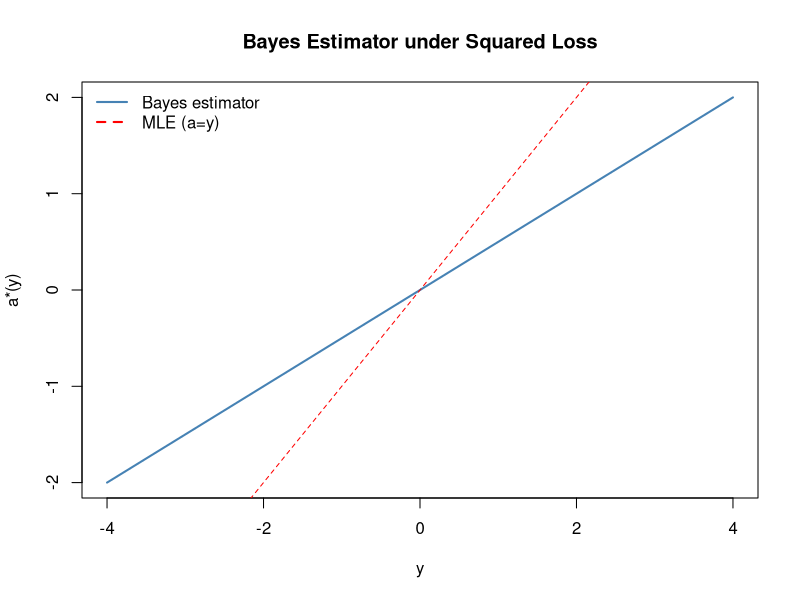
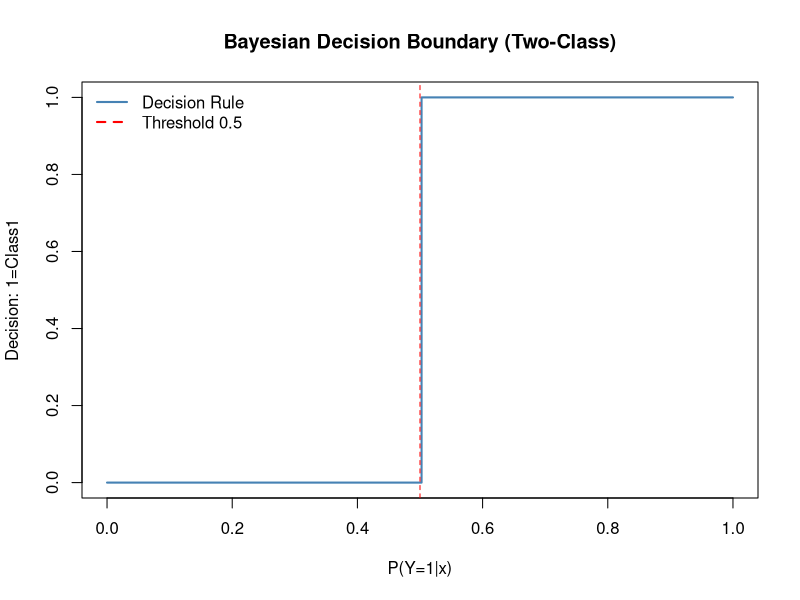
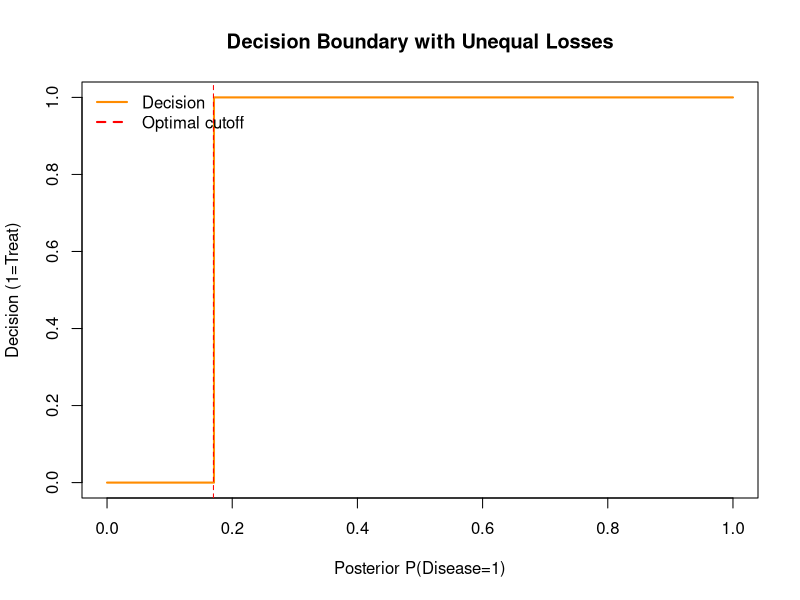

Write the R code that produced these figures, in order.
## ---- chunk 1
set.seed(7)
y <- seq(-4, 4, length=100)
bayes_est <- y/2
plot(y, bayes_est, type="l", lwd=2, col="steelblue",
     main="Bayes Estimator under Squared Loss", xlab="y", ylab="a*(y)")
abline(a=0, b=1, col="red", lty=2)
legend("topleft", legend=c("Bayes estimator","MLE (a=y)"),
       col=c("steelblue","red"), lwd=2, lty=c(1,2), bty="n")
## ---- chunk 2
set.seed(8)
theta_draws <- rnorm(5000, mean=1, sd=1)
mean(theta_draws > 0)   # posterior probability of H1
## ---- chunk 3
theta_post <- rnorm(5000, mean=2, sd=1)
quantile(theta_post, c(0.025, 0.975))
## ---- chunk 4
p1 <- seq(0,1,length=200)
threshold <- 0.5
plot(p1, ifelse(p1>threshold,1,0), type="s", col="steelblue", lwd=2,
     main="Bayesian Decision Boundary (Two-Class)", xlab="P(Y=1|x)", ylab="Decision: 1=Class1")
abline(v=threshold, col="red", lty=2)
legend("topleft", legend=c("Decision Rule","Threshold 0.5"),
       col=c("steelblue","red"), lwd=2, lty=c(1,2), bty="n")
## ---- chunk 5
p <- seq(0,1,length=200)
decision <- ifelse(p > 0.17, 1, 0)
plot(p, decision, type="s", col="darkorange", lwd=2,
     main="Decision Boundary with Unequal Losses", xlab="Posterior P(Disease=1)", ylab="Decision (1=Treat)")
abline(v=0.17, col="red", lty=2)
legend("topleft", legend=c("Decision","Optimal cutoff"), col=c("darkorange","red"),
       lwd=2, lty=c(1,2), bty="n")
